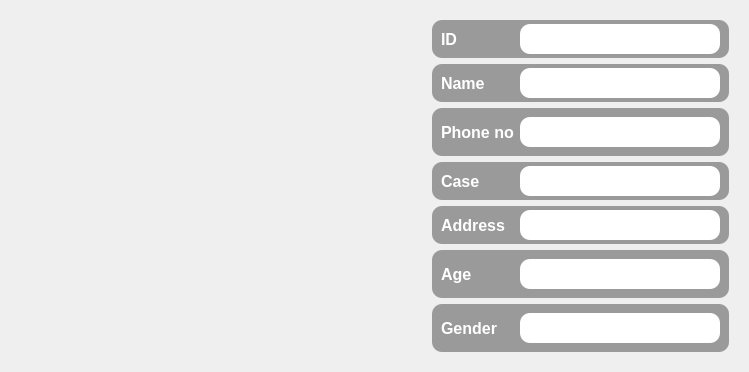
                         <widget class="QWidget" name="widget_17" native="true">
                          <property name="sizePolicy">
                           <sizepolicy hsizetype="Preferred" vsizetype="Expanding">
                            <horstretch>0</horstretch>
                            <verstretch>0</verstretch>
                           </sizepolicy>
                          </property>
                          <layout class="QHBoxLayout" name="horizontalLayout_27">
                           <item>
                            <widget class="QWidget" name="widget_32" native="true">
                             <property name="sizePolicy">
                              <sizepolicy hsizetype="Preferred" vsizetype="Preferred">
                               <horstretch>0</horstretch>
                               <verstretch>0</verstretch>
                              </sizepolicy>
                             </property>
                             <property name="maximumSize">
                              <size>
                               <width>16777215</width>
                               <height>16777215</height>
                              </size>
                             </property>
                             <property name="styleSheet">
                              <string notr="true"/>
                             </property>
                             <layout class="QVBoxLayout" name="verticalLayout_21">
                              <property name="spacing">
                               <number>0</number>
                              </property>
                              <property name="leftMargin">
                               <number>0</number>
                              </property>
                              <property name="topMargin">
                               <number>0</number>
                              </property>
                              <property name="rightMargin">
                               <number>0</number>
                              </property>
                              <property name="bottomMargin">
                               <number>0</number>
                              </property>
                              <item>
                               <widget class="QLabel" name="label_4">
                                <property name="sizePolicy">
                                 <sizepolicy hsizetype="Preferred" vsizetype="Preferred">
                                  <horstretch>0</horstretch>
                                  <verstretch>0</verstretch>
                                 </sizepolicy>
                                </property>
                                <property name="minimumSize">
                                 <size>
                                  <width>356</width>
                                  <height>341</height>
                                 </size>
                                </property>
                                <property name="maximumSize">
                                 <size>
                                  <width>600</width>
                                  <height>400</height>
                                 </size>
                                </property>
                                <property name="styleSheet">
                                 <string notr="true"/>
                                </property>
                                <property name="text">
                                 <string/>
                                </property>
                                <property name="scaledContents">
                                 <bool>true</bool>
                                </property>
                               </widget>
                              </item>
                             </layout>
                            </widget>
                           </item>
                           <item>
                            <spacer name="horizontalSpacer_4">
                             <property name="orientation">
                              <enum>Qt::Horizontal</enum>
                             </property>
                             <property name="sizeType">
                              <enum>QSizePolicy::Fixed</enum>
                             </property>
                             <property name="sizeHint" stdset="0">
                              <size>
                               <width>50</width>
                               <height>20</height>
                              </size>
                             </property>
                            </spacer>
                           </item>
                           <item>
                            <widget class="QWidget" name="widget_33" native="true">
                             <property name="sizePolicy">
                              <sizepolicy hsizetype="Preferred" vsizetype="Preferred">
                               <horstretch>0</horstretch>
                               <verstretch>0</verstretch>
                              </sizepolicy>
                             </property>
                             <property name="minimumSize">
                              <size>
                               <width>0</width>
                               <height>350</height>
                              </size>
                             </property>
                             <property name="maximumSize">
                              <size>
                               <width>16777215</width>
                               <height>16777215</height>
                              </size>
                             </property>
                             <property name="styleSheet">
                              <string notr="true"/>
                             </property>
                             <layout class="QVBoxLayout" name="verticalLayout_11">
                              <item>
                               <widget class="QFrame" name="frame_51">
                                <property name="styleSheet">
                                 <string notr="true">background-color: rgb(154, 154, 154);
border-radius: 10px</string>
                                </property>
                                <property name="frameShape">
                                 <enum>QFrame::StyledPanel</enum>
                                </property>
                                <property name="frameShadow">
                                 <enum>QFrame::Raised</enum>
                                </property>
                                <layout class="QHBoxLayout" name="horizontalLayout_44">
                                 <property name="spacing">
                                  <number>0</number>
                                 </property>
                                 <property name="topMargin">
                                  <number>0</number>
                                 </property>
                                 <property name="rightMargin">
                                  <number>9</number>
                                 </property>
                                 <property name="bottomMargin">
                                  <number>0</number>
                                 </property>
                                 <item alignment="Qt::AlignLeft">
                                  <widget class="QLabel" name="label_30">
                                   <property name="font">
                                    <font>
                                     <pointsize>12</pointsize>
                                     <weight>75</weight>
                                     <bold>true</bold>
                                    </font>
                                   </property>
                                   <property name="styleSheet">
                                    <string notr="true">color: rgb(255, 255, 255);</string>
                                   </property>
                                   <property name="text">
                                    <string>ID</string>
                                   </property>
                                  </widget>
                                 </item>
                                 <item alignment="Qt::AlignRight">
                                  <widget class="QLineEdit" name="lineEdit_36">
                                   <property name="minimumSize">
                                    <size>
                                     <width>200</width>
                                     <height>30</height>
                                    </size>
                                   </property>
                                   <property name="font">
                                    <font>
                                     <pointsize>10</pointsize>
                                    </font>
                                   </property>
                                   <property name="tabletTracking">
                                    <bool>true</bool>
                                   </property>
                                   <property name="focusPolicy">
                                    <enum>Qt::WheelFocus</enum>
                                   </property>
                                   <property name="styleSheet">
                                    <string notr="true">QLineEdit{
background-color: rgb(255, 255, 255);
border-radius: 10px
}
QLineEdit:focus{
border: 3px solid #FBAD25;
}
</string>
                                   </property>
                                   <property name="readOnly">
                                    <bool>false</bool>
                                   </property>
                                  </widget>
                                 </item>
                                </layout>
                               </widget>
                              </item>
                              <item>
                               <widget class="QFrame" name="frame_52">
                                <property name="focusPolicy">
                                 <enum>Qt::NoFocus</enum>
                                </property>
                                <property name="styleSheet">
                                 <string notr="true">background-color: rgb(154, 154, 154);
border-radius: 10px</string>
                                </property>
                                <property name="frameShape">
                                 <enum>QFrame::StyledPanel</enum>
                                </property>
                                <property name="frameShadow">
                                 <enum>QFrame::Raised</enum>
                                </property>
                                <layout class="QHBoxLayout" name="horizontalLayout_58">
                                 <property name="spacing">
                                  <number>0</number>
                                 </property>
                                 <property name="topMargin">
                                  <number>0</number>
                                 </property>
                                 <property name="rightMargin">
                                  <number>9</number>
                                 </property>
                                 <property name="bottomMargin">
                                  <number>0</number>
                                 </property>
                                 <item alignment="Qt::AlignLeft">
                                  <widget class="QLabel" name="label_18">
                                   <property name="font">
                                    <font>
                                     <pointsize>12</pointsize>
                                     <weight>75</weight>
                                     <bold>true</bold>
                                    </font>
                                   </property>
                                   <property name="styleSheet">
                                    <string notr="true">color: rgb(255, 255, 255);</string>
                                   </property>
                                   <property name="text">
                                    <string>Name</string>
                                   </property>
                                  </widget>
                                 </item>
                                 <item alignment="Qt::AlignRight">
                                  <widget class="QLineEdit" name="lineEdit_34">
                                   <property name="minimumSize">
                                    <size>
                                     <width>200</width>
                                     <height>30</height>
                                    </size>
                                   </property>
                                   <property name="font">
                                    <font>
                                     <pointsize>10</pointsize>
                                    </font>
                                   </property>
                                   <property name="styleSheet">
                                    <string notr="true">QLineEdit{
background-color: rgb(255, 255, 255);
border-radius: 10px
}
QLineEdit:focus{
border: 3px solid #FBAD25;
}</string>
                                   </property>
                                   <property name="alignment">
                                    <set>Qt::AlignLeading|Qt::AlignLeft|Qt::AlignVCenter</set>
                                   </property>
                                   <property name="readOnly">
                                    <bool>false</bool>
                                   </property>
                                  </widget>
                                 </item>
                                </layout>
                               </widget>
                              </item>
                              <item>
                               <widget class="QFrame" name="frame_53">
                                <property name="styleSheet">
                                 <string notr="true">background-color: rgb(154, 154, 154);
border-radius: 10px</string>
                                </property>
                                <property name="frameShape">
                                 <enum>QFrame::StyledPanel</enum>
                                </property>
                                <property name="frameShadow">
                                 <enum>QFrame::Raised</enum>
                                </property>
                                <layout class="QHBoxLayout" name="horizontalLayout_17">
                                 <item alignment="Qt::AlignLeft">
                                  <widget class="QLabel" name="label_22">
                                   <property name="font">
                                    <font>
                                     <pointsize>12</pointsize>
                                     <weight>75</weight>
                                     <bold>true</bold>
                                    </font>
                                   </property>
                                   <property name="styleSheet">
                                    <string notr="true">color: rgb(255, 255, 255);</string>
                                   </property>
                                   <property name="text">
                                    <string>Phone no</string>
                                   </property>
                                  </widget>
                                 </item>
                                 <item alignment="Qt::AlignRight">
                                  <widget class="QLineEdit" name="lineEdit_56">
                                   <property name="minimumSize">
                                    <size>
                                     <width>200</width>
                                     <height>30</height>
                                    </size>
                                   </property>
                                   <property name="font">
                                    <font>
                                     <pointsize>10</pointsize>
                                    </font>
                                   </property>
                                   <property name="styleSheet">
                                    <string notr="true">QLineEdit{
background-color: rgb(255, 255, 255);
border-radius: 10px
}
QLineEdit:focus{
border: 3px solid #FBAD25;
}</string>
                                   </property>
                                   <property name="readOnly">
                                    <bool>true</bool>
                                   </property>
                                  </widget>
                                 </item>
                                </layout>
                               </widget>
                              </item>
                              <item>
                               <widget class="QFrame" name="frame_54">
                                <property name="styleSheet">
                                 <string notr="true">background-color: rgb(154, 154, 154);
border-radius: 10px</string>
                                </property>
                                <property name="frameShape">
                                 <enum>QFrame::StyledPanel</enum>
                                </property>
                                <property name="frameShadow">
                                 <enum>QFrame::Raised</enum>
                                </property>
                                <layout class="QHBoxLayout" name="horizontalLayout_59">
                                 <property name="spacing">
                                  <number>0</number>
                                 </property>
                                 <property name="leftMargin">
                                  <number>9</number>
                                 </property>
                                 <property name="topMargin">
                                  <number>0</number>
                                 </property>
                                 <property name="rightMargin">
                                  <number>9</number>
                                 </property>
                                 <property name="bottomMargin">
                                  <number>0</number>
                                 </property>
                                 <item alignment="Qt::AlignLeft">
                                  <widget class="QLabel" name="label_23">
                                   <property name="font">
                                    <font>
                                     <pointsize>12</pointsize>
                                     <weight>75</weight>
                                     <bold>true</bold>
                                    </font>
                                   </property>
                                   <property name="styleSheet">
                                    <string notr="true">color: rgb(255, 255, 255);</string>
                                   </property>
                                   <property name="text">
                                    <string>Case</string>
                                   </property>
                                  </widget>
                                 </item>
                                 <item alignment="Qt::AlignRight">
                                  <widget class="QLineEdit" name="lineEdit_38">
                                   <property name="minimumSize">
                                    <size>
                                     <width>200</width>
                                     <height>30</height>
                                    </size>
                                   </property>
                                   <property name="font">
                                    <font>
                                     <pointsize>10</pointsize>
                                    </font>
                                   </property>
                                   <property name="styleSheet">
                                    <string notr="true">QLineEdit{
background-color: rgb(255, 255, 255);
border-radius: 10px
}
QLineEdit:focus{
border: 3px solid #FBAD25;
}</string>
                                   </property>
                                   <property name="alignment">
                                    <set>Qt::AlignLeading|Qt::AlignLeft|Qt::AlignVCenter</set>
                                   </property>
                                   <property name="readOnly">
                                    <bool>false</bool>
                                   </property>
                                  </widget>
                                 </item>
                                </layout>
                               </widget>
                              </item>
                              <item>
                               <widget class="QFrame" name="frame_57">
                                <property name="styleSheet">
                                 <string notr="true">background-color: rgb(154, 154, 154);
border-radius: 10px</string>
                                </property>
                                <property name="frameShape">
                                 <enum>QFrame::StyledPanel</enum>
                                </property>
                                <property name="frameShadow">
                                 <enum>QFrame::Raised</enum>
                                </property>
                                <layout class="QHBoxLayout" name="horizontalLayout_60">
                                 <property name="spacing">
                                  <number>0</number>
                                 </property>
                                 <property name="leftMargin">
                                  <number>9</number>
                                 </property>
                                 <property name="topMargin">
                                  <number>0</number>
                                 </property>
                                 <property name="rightMargin">
                                  <number>9</number>
                                 </property>
                                 <property name="bottomMargin">
                                  <number>0</number>
                                 </property>
                                 <item alignment="Qt::AlignLeft">
                                  <widget class="QLabel" name="label_24">
                                   <property name="font">
                                    <font>
                                     <pointsize>12</pointsize>
                                     <weight>75</weight>
                                     <bold>true</bold>
                                    </font>
                                   </property>
                                   <property name="styleSheet">
                                    <string notr="true">color: rgb(255, 255, 255);</string>
                                   </property>
                                   <property name="text">
                                    <string>Address</string>
                                   </property>
                                  </widget>
                                 </item>
                                 <item alignment="Qt::AlignRight">
                                  <widget class="QLineEdit" name="lineEdit_40">
                                   <property name="minimumSize">
                                    <size>
                                     <width>200</width>
                                     <height>30</height>
                                    </size>
                                   </property>
                                   <property name="font">
                                    <font>
                                     <pointsize>10</pointsize>
                                    </font>
                                   </property>
                                   <property name="styleSheet">
                                    <string notr="true">QLineEdit{
background-color: rgb(255, 255, 255);
border-radius: 10px
}
QLineEdit:focus{
border: 3px solid #FBAD25;
}</string>
                                   </property>
                                   <property name="alignment">
                                    <set>Qt::AlignLeading|Qt::AlignLeft|Qt::AlignVCenter</set>
                                   </property>
                                   <property name="readOnly">
                                    <bool>false</bool>
                                   </property>
                                  </widget>
                                 </item>
                                </layout>
                               </widget>
                              </item>
                              <item>
                               <widget class="QFrame" name="frame_55">
                                <property name="styleSheet">
                                 <string notr="true">background-color: rgb(154, 154, 154);
border-radius: 10px</string>
                                </property>
                                <property name="frameShape">
                                 <enum>QFrame::StyledPanel</enum>
                                </property>
                                <property name="frameShadow">
                                 <enum>QFrame::Raised</enum>
                                </property>
                                <layout class="QHBoxLayout" name="horizontalLayout_20">
                                 <item alignment="Qt::AlignLeft">
                                  <widget class="QLabel" name="label_31">
                                   <property name="font">
                                    <font>
                                     <pointsize>12</pointsize>
                                     <weight>75</weight>
                                     <bold>true</bold>
                                    </font>
                                   </property>
                                   <property name="styleSheet">
                                    <string notr="true">color: rgb(255, 255, 255);</string>
                                   </property>
                                   <property name="text">
                                    <string>Age</string>
                                   </property>
                                  </widget>
                                 </item>
                                 <item alignment="Qt::AlignRight">
                                  <widget class="QLineEdit" name="lineEdit_57">
                                   <property name="minimumSize">
                                    <size>
                                     <width>200</width>
                                     <height>30</height>
                                    </size>
                                   </property>
                                   <property name="font">
                                    <font>
                                     <pointsize>10</pointsize>
                                    </font>
                                   </property>
                                   <property name="styleSheet">
                                    <string notr="true">QLineEdit{
background-color: rgb(255, 255, 255);
border-radius: 10px
}
QLineEdit:focus{
border: 3px solid #FBAD25;
}</string>
                                   </property>
                                   <property name="readOnly">
                                    <bool>true</bool>
                                   </property>
                                  </widget>
                                 </item>
                                </layout>
                               </widget>
                              </item>
                              <item>
                               <widget class="QFrame" name="frame_56">
                                <property name="styleSheet">
                                 <string notr="true">background-color: rgb(154, 154, 154);
border-radius: 10px</string>
                                </property>
                                <property name="frameShape">
                                 <enum>QFrame::StyledPanel</enum>
                                </property>
                                <property name="frameShadow">
                                 <enum>QFrame::Raised</enum>
                                </property>
                                <layout class="QHBoxLayout" name="horizontalLayout_21">
                                 <item alignment="Qt::AlignLeft">
                                  <widget class="QLabel" name="label_32">
                                   <property name="font">
                                    <font>
                                     <pointsize>12</pointsize>
                                     <weight>75</weight>
                                     <bold>true</bold>
                                    </font>
                                   </property>
                                   <property name="styleSheet">
                                    <string notr="true">color: rgb(255, 255, 255);</string>
                                   </property>
                                   <property name="text">
                                    <string>Gender</string>
                                   </property>
                                  </widget>
                                 </item>
                                 <item alignment="Qt::AlignRight">
                                  <widget class="QLineEdit" name="lineEdit_58">
                                   <property name="minimumSize">
                                    <size>
                                     <width>200</width>
                                     <height>30</height>
                                    </size>
                                   </property>
                                   <property name="font">
                                    <font>
                                     <pointsize>10</pointsize>
                                    </font>
                                   </property>
                                   <property name="styleSheet">
                                    <string notr="true">QLineEdit{
background-color: rgb(255, 255, 255);
border-radius: 10px
}
QLineEdit:focus{
border: 3px solid #FBAD25;
}</string>
                                   </property>
                                   <property name="readOnly">
                                    <bool>true</bool>
                                   </property>
                                  </widget>
                                 </item>
                                </layout>
                               </widget>
                              </item>
                             </layout>
                            </widget>
                           </item>
                          </layout>
                         </widget>
